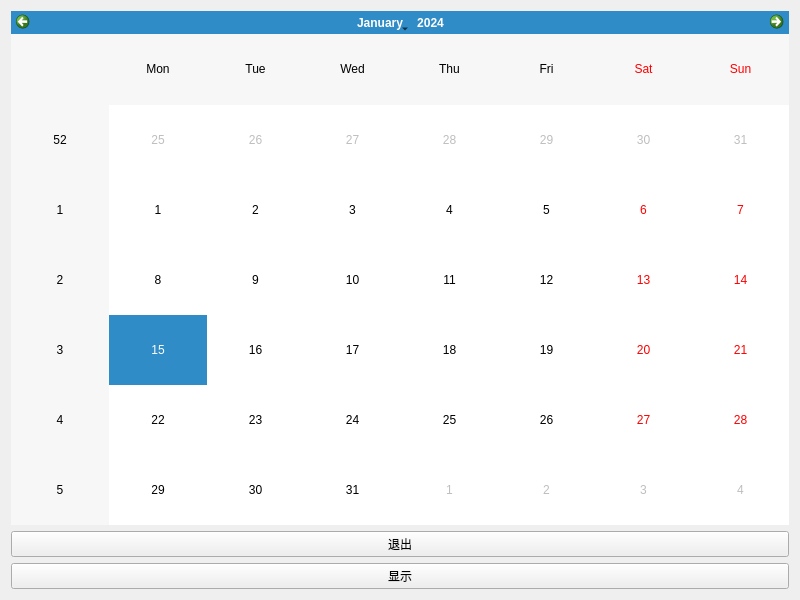
<?xml version="1.0" encoding="UTF-8"?>
<ui version="4.0">
 <class>Widget</class>
 <widget class="QWidget" name="Widget">
  <property name="geometry">
   <rect>
    <x>0</x>
    <y>0</y>
    <width>800</width>
    <height>600</height>
   </rect>
  </property>
  <property name="windowTitle">
   <string>Widget</string>
  </property>
  <layout class="QVBoxLayout" name="verticalLayout">
   <item>
    <widget class="QCalendarWidget" name="calendarWidget"/>
   </item>
   <item>
    <widget class="QPushButton" name="pushButton_2">
     <property name="text">
      <string>退出</string>
     </property>
    </widget>
   </item>
   <item>
    <widget class="QPushButton" name="pushButton">
     <property name="text">
      <string>显示</string>
     </property>
    </widget>
   </item>
  </layout>
 </widget>
 <resources/>
 <connections/>
</ui>
